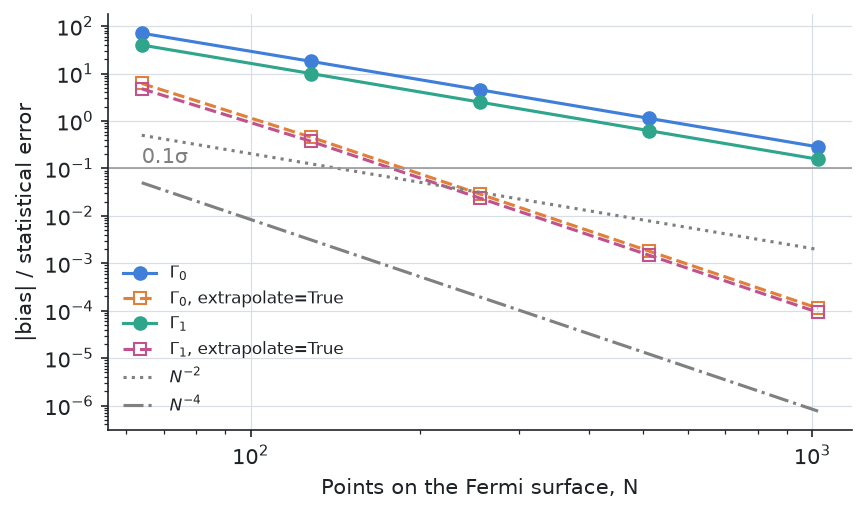

This figure's Python source:
from _data import band, d, data, rate, surface, true_mu, true_rate

# --8<-- [start:example]
import numpy as np
from quantalyze.beta import boltzmann_fitting as bzf

# Data at the continuum limit: 4096 points, extrapolated in N (its own error is ~1e-12).
field = data["field"].to_numpy()
limit = bzf.transport(band(true_mu, n_points=4096), field, rate=rate, parameters=true_rate, layer_spacing=d,
                      extrapolate=True)

# Fit them with N points: the parameters are off by the solver's own error at that N.
options = dict(rate=rate, layer_spacing=d, p0=true_rate,
               least_squares_options={"ftol": 1e-15, "xtol": 1e-15, "gtol": 1e-15})
sizes = [64, 128, 256, 512, 1024]
bias = {extrapolate: np.array([[bzf.fit_transport(limit, band(true_mu, n_points=n), extrapolate=extrapolate,
                                                  **options)[name] / true_rate[name] - 1 for name in true_rate]
                               for n in sizes])
        for extrapolate in (False, True)}  # (sizes, parameters)

# Compare with the statistical error of the running sample's fit.
sigma = bzf.fit_transport(data, surface, rate=rate, layer_spacing=d, p0=true_rate, extrapolate=True,
                          resistivity_error="resistivity_error", hall_resistivity_error="hall_resistivity_error")
relative_error = np.array([sigma.errors[name] / sigma[name] for name in true_rate])
slopes = np.polyfit(np.log(sizes), np.log(np.abs(bias[False])), 1)[0]

print("    N    |bias| / σ  (gamma0, gamma1)")
print("         plain           extrapolated")
for i, n in enumerate(sizes):
    plain, extrapolated = (np.abs(bias[x][i]) / relative_error for x in (False, True))
    print(f"{n:5d}   {plain[0]:.4f} {plain[1]:.4f}   {extrapolated[0]:.5f} {extrapolated[1]:.5f}")
print(f"bias ∝ N^{slopes[0]:.2f} (gamma0), N^{slopes[1]:.2f} (gamma1)")
# --8<-- [end:example]

import matplotlib.pyplot as plt

fig, ax = plt.subplots()
for i, name in enumerate(["$\\Gamma_0$", "$\\Gamma_1$"]):
    ax.loglog(sizes, np.abs(bias[False][:, i]) / relative_error[i], "o-", label=f"{name}")
    ax.loglog(sizes, np.abs(bias[True][:, i]) / relative_error[i], "s--", mfc="none",
              label=f"{name}, extrapolate=True")
ax.loglog(sizes, 0.5 * (sizes[0] / np.array(sizes)) ** 2, ":", color="0.5", label=r"$N^{-2}$")
ax.loglog(sizes, 0.05 * (sizes[0] / np.array(sizes)) ** 4, "-.", color="0.5", label=r"$N^{-4}$")
ax.axhline(0.1, color="0.6", lw=0.8)
ax.text(sizes[0], 0.13, "0.1σ", color="0.5")
ax.set(xlabel="Points on the Fermi surface, N", ylabel="|bias| / statistical error")
ax.legend(fontsize=8)
